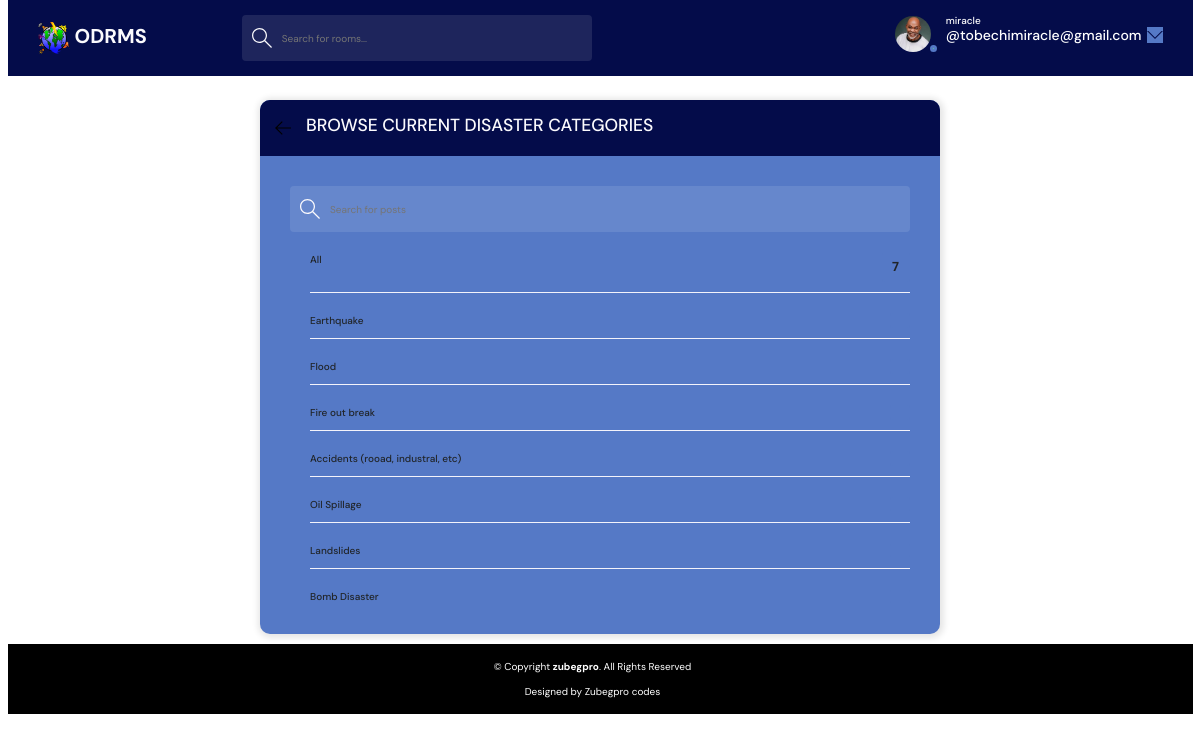
Page /topics (signed in) on the earlier database version.
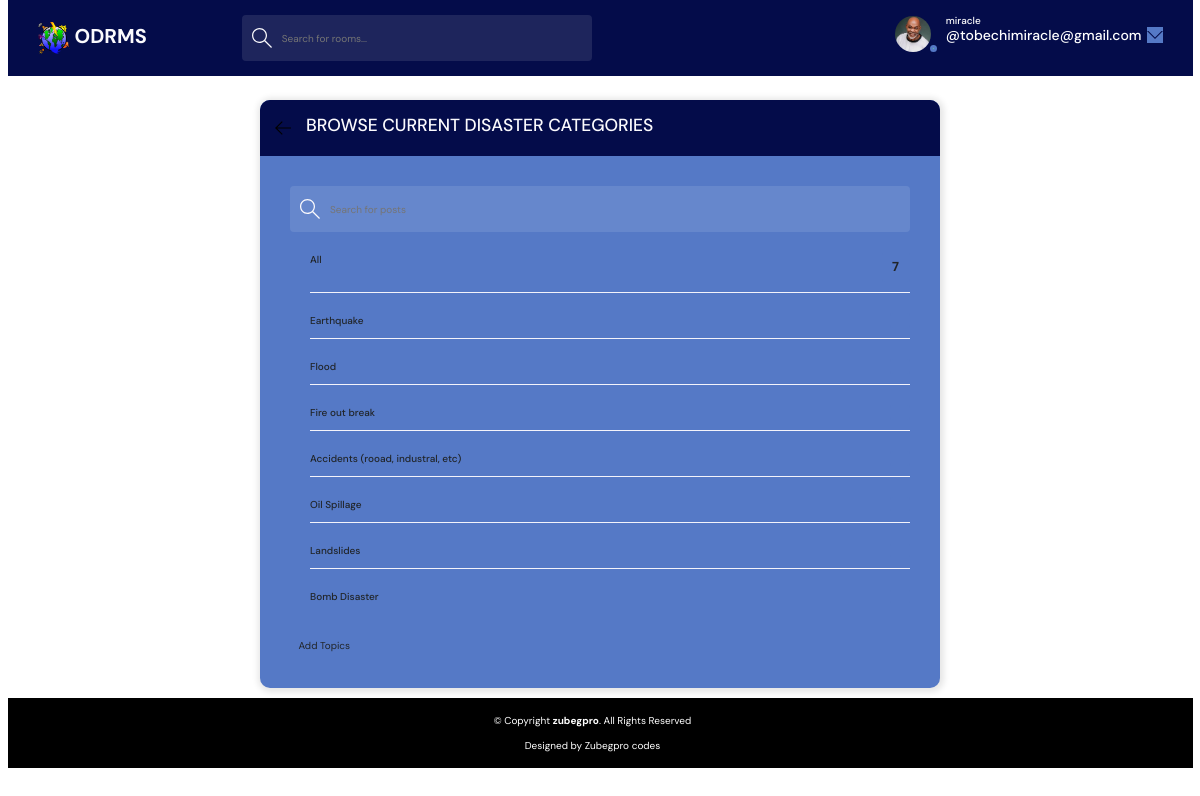
Same page on the later database version.
### base/views.py (the view)
# urls.py: path('topics',views.topicspage, name='topics'),
def topicspage(request):
    q = request.GET.get('h') if request.GET.get('h') != None else ''
    topics= Category.objects.filter(name__icontains=q)
    context ={'topics':topics}
    return render(request, 'base/topics.html', context)

### base/models.py (called while the page is built)
    def __str__(self):
        return self.username  # Display the name of the user in the admin panel

### base/templates/base/topics.html (shortened to what this page needs)
{% extends 'main.html' %}
{% block content %}
 <main class="create-room layout">
      <div class="container d-flex justify-content-center">
        <div class="layout__box">
          <div class="layout__boxHeader">
            <div class="layout__boxTitle">
              <a href="{% url 'home' %}">
                <svg version="1.1" xmlns="http://www.w3.org/2000/svg" width="32" height="32" viewBox="0 0 32 32">
                  <title>arrow-left</title>
                  <path
                    d="M13.723 2.286l-13.723 13.714 13.719 13.714 1.616-1.611-10.96-10.96h27.625v-2.286h-27.625l10.965-10.965-1.616-1.607z"
                  ></path>
                </svg>
              </a>
              <h3>Browse Current Disaster Categories</h3>
            </div>
          </div>
          <div class="topics-page layout__body">
            <form class="header__search" action="" method="GET">
              <label>
                <input placeholder="Search for posts" name="h"/>
              </label>
            </form>
            <ul class="topics__list">
                 <li>
                    <a href="{% url 'home' %}" class="active">All <span>{{topics.count}}</span></a>
                 </li>
                {% for topic in topics %}
                <li>
                  <a href="{% url 'home' %}?h={{topic.name}}">{{topic.name}} <span>{{topic.reports_set.all.count}}</span></a>
                </li>
                {% endfor %}
            </ul>
            {%if request.user.is_staff or request.user.is_superuser %}
            <a class="btn btn--link" href="{% url 'create-topics'%}">
              Add Topics
            </a>
              {% endif %}
          </div>
        </div>
      </div>
    </main>
{% endblock %}

Differences in the rows shown:
changed CustomUser "tobechimiracle@gmail.com": is_superuser False → True (drawn)
Other differences:
text now shown: "Add Topics"
